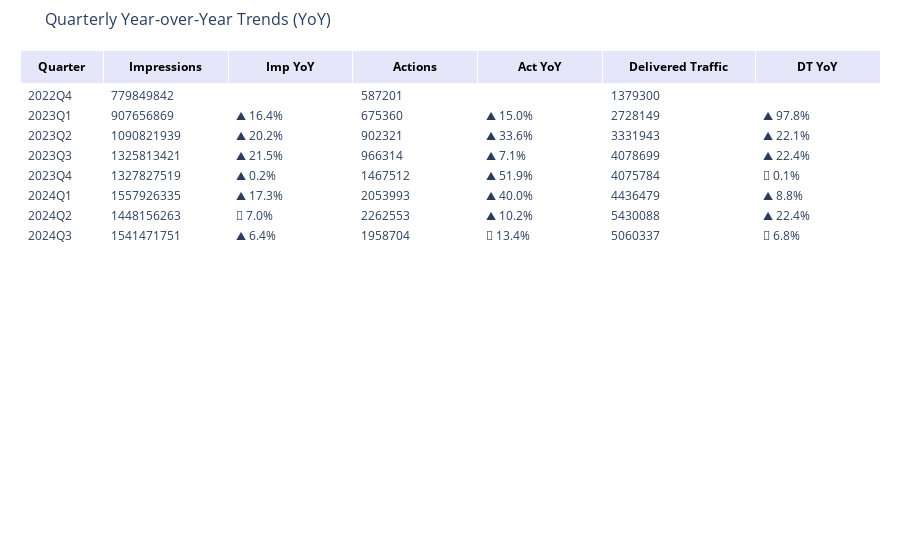

Source (notebook cell):
### Code cell
import pandas as pd
import plotly.graph_objects as go
import numpy as np

df_yoy = yearly_trend.reset_index()

# Define up/down arrow logic
def format_arrow(val):
    if pd.isna(val):
        return ''
    elif val > 0:
        return f'▲ {val:.1f}%'
    elif val < 0:
        return f'🔻 {abs(val):.1f}%'
    else:
        return '➖ 0.0%'

df_yoy['imp_trend'] = df_yoy['impressions_%_change'].apply(format_arrow)
df_yoy['act_trend'] = df_yoy['actions_%_change'].apply(format_arrow)
df_yoy['dt_trend']  = df_yoy['dt_%_change'].apply(format_arrow)

fig = go.Figure(data=[go.Table(
    columnwidth=[60, 90, 90, 90, 90, 110, 90],
    header=dict(
        values=["<b>Quarter</b>", "<b>Impressions</b>", "<b>Imp YoY</b>",
                "<b>Actions</b>", "<b>Act YoY</b>",
                "<b>Delivered Traffic</b>", "<b>DT YoY</b>"],
        fill_color='lavender',
        align='center',
        font=dict(color='black', size=12),
        height=30
    ),
    cells=dict(values=[
        df_yoy['year_quarter'],
        df_yoy['impressions'],
        df_yoy['imp_trend'],
        df_yoy['actions'],
        df_yoy['act_trend'],
        df_yoy['dt'],
        df_yoy['dt_trend']
    ],
        fill_color='white',
        align='left',
        font=dict(size=12)
    )
)])

# Reduce margins to shrink the overall plot
fig.update_layout(
    title='Quarterly Year-over-Year Trends (YoY)',
    title_font_size=16,
    margin=dict(l=20, r=20, t=50, b=20),
    height=320  # ✨ Control height for compactness
)
fig.show()

### Figure 1 — Plotly figure (JSON) as saved in the notebook; plotly's stock layout.template omitted (floating-point values rounded to 4 significant figures)
{"data": [{"cells": {"align": "left", "fill": {"color": "white"}, "font": {"size": 12}, "values": [["2022Q4", "2023Q1", "2023Q2", "2023Q3", "2023Q4", "2024Q1", "2024Q2", "2024Q3"], [779849842, 907656869, 1090821939, 1325813421, 1327827519, 1557926335, 1448156263, 1541471751], ["", "▲ 16.4%", "▲ 20.2%", "▲ 21.5%", "▲ 0.2%", "▲ 17.3%", "🔻 7.0%", "▲ 6.4%"], [587201, 675360, 902321, 966314, 1467512, 2053993, 2262553, 1958704], ["", "▲ 15.0%", "▲ 33.6%", "▲ 7.1%", "▲ 51.9%", "▲ 40.0%", "▲ 10.2%", "🔻 13.4%"], [1379300, 2728149, 3331943, 4078699, 4075784, 4436479, 5430088, 5060337], ["", "▲ 97.8%", "▲ 22.1%", "▲ 22.4%", "🔻 0.1%", "▲ 8.8%", "▲ 22.4%", "🔻 6.8%"]]}, "columnwidth": [60, 90, 90, 90, 90, 110, 90], "header": {"align": "center", "fill": {"color": "lavender"}, "font": {"color": "black", "size": 12}, "height": 30, "values": ["<b>Quarter</b>", "<b>Impressions</b>", "<b>Imp YoY</b>", "<b>Actions</b>", "<b>Act YoY</b>", "<b>Delivered Traffic</b>", "<b>DT YoY</b>"]}, "type": "table"}], "layout": {"autosize": true, "margin": {"b": 20, "l": 20, "r": 20, "t": 50}, "title": {"font": {"size": 16}, "text": "Quarterly Year-over-Year Trends (YoY)"}}}
